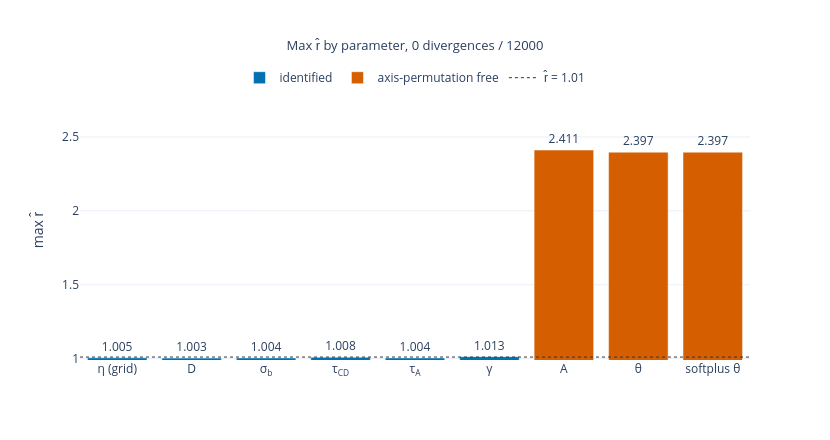

Write notebook code for a chart like this one.
### Markdown cell above
### 4 · r̂: identified quantities vs permutation-inflated ones

### Code cell
rng = np.random.default_rng(0)
n_cell = 400
mi = rng.integers(0, sub.sizes["model"], n_cell)
bi = rng.integers(0, sub.sizes["bench"], n_cell)
Ac, thc, tpc = sub["A"].values[:, :, bi, :], sub["theta"].values[:, :, mi, :], sub["theta_pos"].values[:, :, mi, :]
eta = (Ac * thc).sum(-1) - sub["D"].values[:, :, bi]
for p, (j, k) in enumerate(PAIRS):
    eta = eta + GAM_RAW[:, :, p][:, :, None] * tpc[..., j] * tpc[..., k]
eta_da = xr.Dataset({"eta": xr.DataArray(eta, dims=("chain", "draw", "cell"))})
eta_rhat = float(az.rhat(eta_da)["eta"].max())

rh = az.rhat(sub)
GROUPS = [("η (grid)", eta_rhat, True),
          ("D", float(rh["D"].max()), True),
          ("σ<sub>b</sub>", float(rh["sigma_b"].max()), True),
          ("τ<sub>CD</sub>", float(rh["tau_CD"].max()), True),
          ("τ<sub>A</sub>", float(rh["tau_A"].max()), True),
          ("γ", float(rh["gamma_pooled"].max()), True),
          ("A", float(rh["A"].max()), False),
          ("θ", float(rh["theta"].max()), False),
          ("softplus θ", float(rh["theta_pos"].max()), False)]

fig = go.Figure()
for lab, first in (("identified", True), ("axis-permutation free", False)):
    sel = [(n, v) for n, v, ident in GROUPS if ident is first]
    fig.add_trace(go.Bar(x=[n for n, _ in sel], y=[v for _, v in sel], name=lab,
                         marker_color=C["blue"] if first else C["verm"],
                         text=[f"{v:.3f}" for _, v in sel], textposition="outside"))
fig.add_hline(y=1.01, line=dict(color=C["dark"], width=1, dash="dot"))
fig.add_trace(go.Scatter(x=[None], y=[None], mode="lines", name="r̂ = 1.01",
                         line=dict(color=C["dark"], width=1, dash="dot")))
fig.update_layout(title=f"Max r̂ by parameter, {DIV} divergences / {N_DRAWS}",
                  height=440, width=830, yaxis=dict(title="max r̂", range=[0.99, 2.75]),
                  xaxis=dict(tickangle=0),
                  legend=dict(orientation="h", yanchor="bottom", y=1.03,
                              xanchor="center", x=0.5))
show(fig, "p4_rhat_groups")

### Figure 1 — Plotly figure (JSON) as saved in the notebook; plotly's stock layout.template omitted (floating-point values rounded to 4 significant figures)
{"data": [{"marker": {"color": "#0072B2"}, "name": "identified", "text": ["1.005", "1.003", "1.004", "1.008", "1.004", "1.013"], "textposition": "outside", "type": "bar", "x": ["η (grid)", "D", "σ<sub>b</sub>", "τ<sub>CD</sub>", "τ<sub>A</sub>", "γ"], "y": [1.005, 1.003, 1.004, 1.008, 1.004, 1.013]}, {"marker": {"color": "#D55E00"}, "name": "axis-permutation free", "text": ["2.411", "2.397", "2.397"], "textposition": "outside", "type": "bar", "x": ["A", "θ", "softplus θ"], "y": [2.411, 2.397, 2.397]}, {"line": {"color": "#333333", "dash": "dot", "width": 1}, "mode": "lines", "name": "r̂ = 1.01", "type": "scatter", "x": [null], "y": [null]}], "layout": {"height": 440, "legend": {"orientation": "h", "x": 0.5, "xanchor": "center", "y": 1.03, "yanchor": "bottom"}, "shapes": [{"line": {"color": "#333333", "dash": "dot", "width": 1}, "type": "line", "x0": 0, "x1": 1, "xref": "x domain", "y0": 1.01, "y1": 1.01, "yref": "y"}], "title": {"font": {"size": 13}, "text": "Max r̂ by parameter, 0 divergences / 12000", "x": 0.5}, "width": 830, "xaxis": {"tickangle": 0}, "yaxis": {"range": [0.99, 2.75], "title": {"text": "max r̂"}}}}
